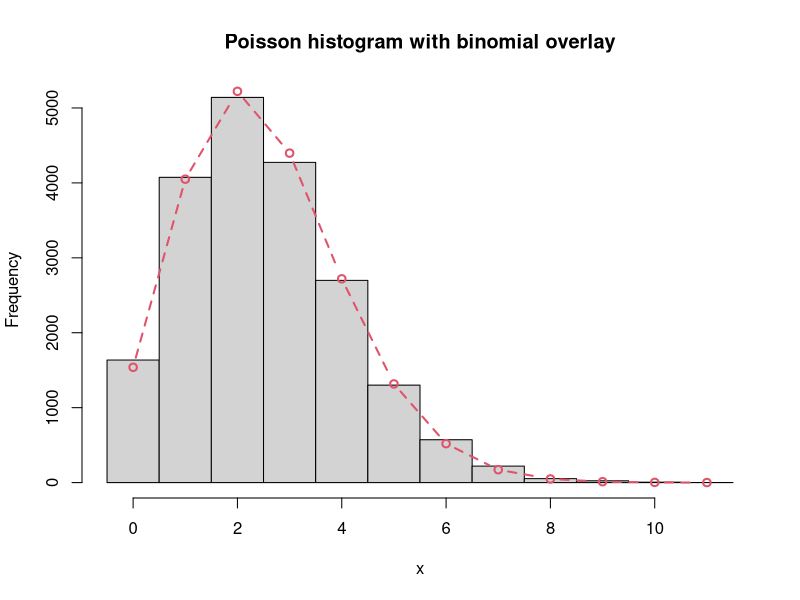

Here is the R script that generated this plot:
## Here is some R code to illustrate the Poisson approximation to the binomial
## with small p and large n.
## It plots a histogram of a Poisson sample, then overlays the binomial pmf on 
## the same histogram so that the two may be compared.

# Initialize parameters
n <- 50
p <- 0.05
lambda <- n*p
samplesize <- 20000

# Now the Poisson sample and histogram
x <- rpois(samplesize, lambda) # draw the random sample
breaks <- ((min(x)-1):max(x)) + 0.5 # Optional:  Explicitly set the histogram breaks
hist(x, breaks = breaks, main = "")

# Now add the binomial lines for comparison
vals <- min(x):min(n, max(x)) # technically, the binomial can't go higher than n
lines (vals, samplesize*dbinom(vals, n, p), # dbinom is the binomial mass function
       col = 2, # make the lines red
       lwd = 2, # change line width to make the lines more visible
       lty = 2, # change line type to dotted
       type= "b") # type "b" means o--o--o--o style

# Add main title (could have done this with 'main' argument in hist function)
title("Poisson histogram with binomial overlay")



